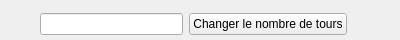
<?xml version="1.0" encoding="UTF-8"?>
<ui version="4.0">
 <class>TourEdition</class>
 <widget class="QWidget" name="TourEdition">
  <property name="geometry">
   <rect>
    <x>0</x>
    <y>0</y>
    <width>400</width>
    <height>40</height>
   </rect>
  </property>
  <property name="windowTitle">
   <string>Form</string>
  </property>
  <widget class="QWidget" name="">
   <property name="geometry">
    <rect>
     <x>40</x>
     <y>10</y>
     <width>307</width>
     <height>29</height>
    </rect>
   </property>
   <layout class="QHBoxLayout" name="horizontalLayout">
    <item>
     <widget class="QLineEdit" name="nombreDeTours"/>
    </item>
    <item>
     <widget class="QPushButton" name="validerNombreTours">
      <property name="text">
       <string>Changer le nombre de tours</string>
      </property>
     </widget>
    </item>
   </layout>
  </widget>
 </widget>
 <resources/>
 <connections/>
</ui>
